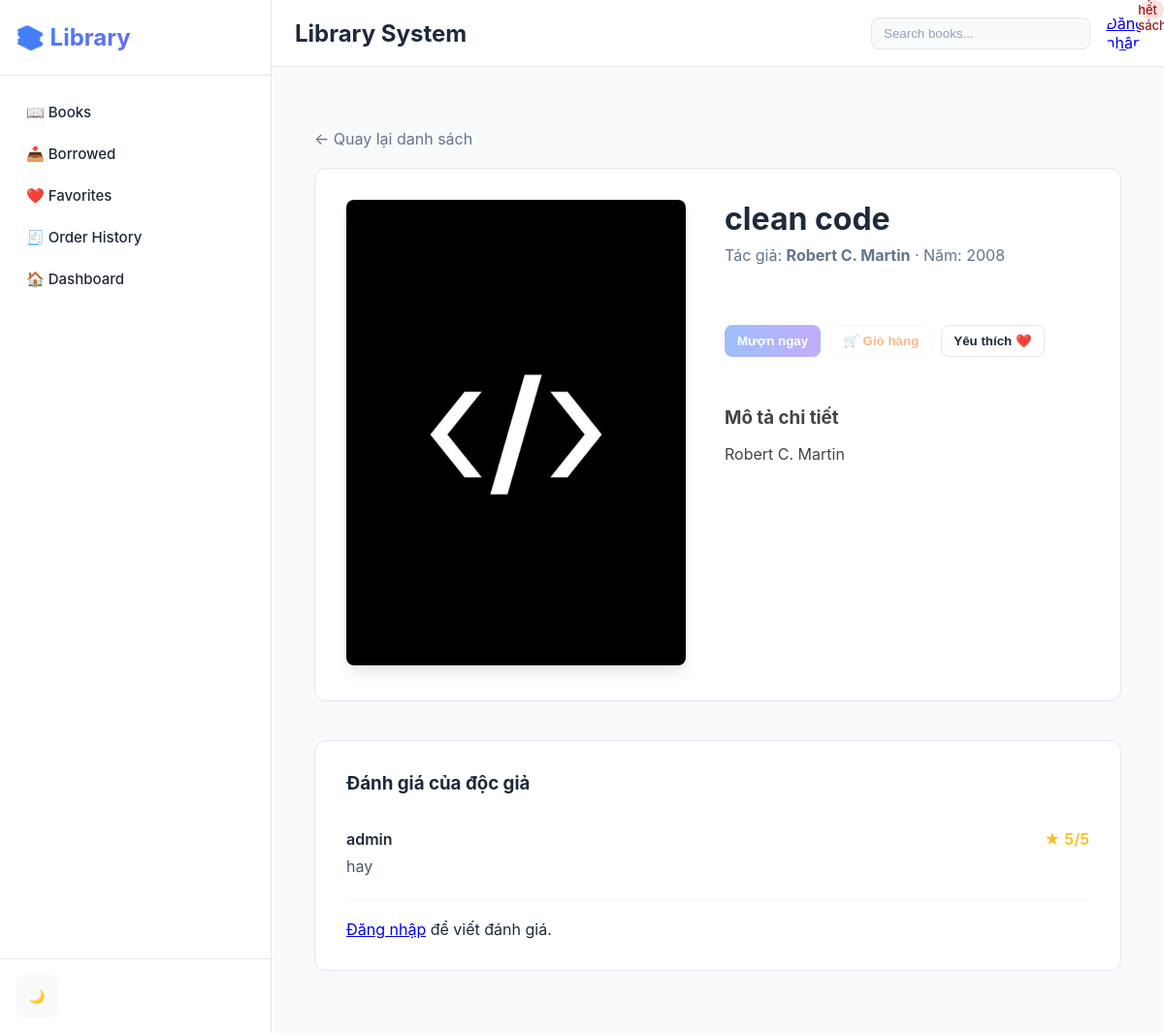
Page /books/1/ on the committed database.
### chatbot/models.py (models this page shows, shortened)
class Book(models.Model):
    CATEGORY_CHOICES = [
        ("tech", "Công nghệ"),
        ("fiction", "Văn học"),
        ("selfhelp", "Tự phát triển"),
        ("business", "Kinh doanh"),
    ]
    title = models.CharField(max_length=200)
    author = models.CharField(max_length=100)
    description = models.TextField()
    published_year = models.IntegerField()
    category = models.CharField(
        max_length=20,
        choices=CATEGORY_CHOICES,
        default='tech'
    )
    quantity = models.IntegerField(default=0)
    available = models.IntegerField(default=0)
    price = models.DecimalField(max_digits=8, decimal_places=2, default=0.00)
    image = models.ImageField(upload_to='image/', blank=True, null=True)
    created_at = models.DateTimeField(auto_now_add=True)

class Review(models.Model):
    book = models.ForeignKey(Book, on_delete=models.CASCADE, related_name='reviews')
    user = models.ForeignKey(User, on_delete=models.CASCADE)
    rating = models.IntegerField(default=5)
    comment = models.TextField(blank=True)
    created_at = models.DateTimeField(auto_now_add=True)

### chatbot/views.py (the view)
# urls.py: path("books/<int:book_id>/", views.book_details, name="book_detail"),
def book_details(request, book_id):
    book = get_book_details(book_id)
    if not book:
        return HttpResponse("Book not found", status=404)
    is_favorite = False
    if request.user.is_authenticated:
        is_favorite = Favorite.objects.filter(user=request.user, book=book).exists()
    reviews = book.reviews.select_related('user').order_by('-created_at')
    average_rating = reviews.aggregate(avg=Avg('rating'))['avg'] if reviews.exists() else None
    return render(request, "customer/book_details.html", {
        "book": book,
        "is_favorite": is_favorite,
        "reviews": reviews,
        "review_form": ReviewForm(),
        "average_rating": average_rating,
    })

### chatbot/forms.py
class ReviewForm(forms.ModelForm):
    rating = forms.IntegerField(min_value=1, max_value=5, widget=forms.NumberInput(attrs={'type': 'number', 'min': 1, 'max': 5}))
    class Meta:
        model = Review
        fields = ['rating', 'comment']

### chatbot/selector.py (called while the page is built)
def get_book_by_id(book_id):
    return Book.objects.filter(id=book_id).first()

### chatbot/services.py (called while the page is built)
def get_book_details(book_id):
    return get_book_by_id(book_id)

### templates/customer/book_details.html (shortened to what this page needs)
{% extends 'base.html' %}
{% load static %}
{% block content %}
<div class="book-details-page" style="max-width: 1000px; margin: 40px auto; padding: 0 20px;">
    <a href="{% url 'books' %}" style="text-decoration: none; color: #64748b; margin-bottom: 20px; display: inline-block;">← Quay lại danh sách</a>
    <div class="book-detail-container" style="display: grid; grid-template-columns: 350px 1fr; gap: 40px; background: white; padding: 32px; border-radius: 12px; border: 1px solid #e2e8f0;">
        <div class="book-left">
            {% if book.image %}
                <img src="{{ book.image.url }}" alt="{{ book.title }}" style="width: 100%; border-radius: 8px; box-shadow: 0 10px 15px -3px rgba(0,0,0,0.1);">
            {% else %}
                <div style="width: 100%; height: 450px; background: #f8fafc; display: flex; align-items: center; justify-content: center; font-size: 64px; border-radius: 8px;">📘</div>
            {% endif %}
        </div>
        <div class="book-right">
            <h1 style="font-size: 32px; margin: 0 0 8px 0;">{{ book.title }}</h1>
            <p style="color: #64748b; margin-bottom: 20px;">Tác giả: <strong>{{ book.author }}</strong> · Năm: {{ book.published_year }}</p>
            <div class="action-buttons" style="display: flex; gap: 10px; margin-bottom: 30px; flex-wrap: wrap;">
                <form method="post" action="{% url 'book_borrow' book.id %}">
                    <button class="btn btn-primary" {% if book.available <= 0 %}disabled{% endif %}>Mượn ngay</button>
                </form>
                <form method="post" action="{% url 'add_to_cart' book.id %}">
                    <button class="btn btn-outline" {% if book.available <= 0 %}disabled{% endif %}>🛒 Giỏ hàng</button>
                </form>
                <form method="post" action="{% url 'book_favorite' book.id %}" class="favorite-form">
                    <button class="btn btn-ghost favorite-btn">{{ is_favorite|yesno:"Bỏ thích ❤️,Yêu thích ❤️" }}</button>
                </form>
            </div>
            <div class="description">
                <h3 style="margin-bottom: 10px;">Mô tả chi tiết</h3>
                <p style="color: #475569; line-height: 1.6;">{{ book.description|linebreaks }}</p>
            </div>
        </div>
    </div>
    <div class="reviews-section" style="margin-top: 40px; background: white; padding: 32px; border-radius: 12px; border: 1px solid #e2e8f0;">
    <h3 style="margin-bottom: 20px;">Đánh giá của độc giả</h3>
    {% for review in reviews %}
        <div style="border-bottom: 1px solid #f1f5f9; padding: 16px 0;">
            <div style="display: flex; justify-content: space-between; font-weight: 600;">
                <span>{{ review.user.username }}</span>
                <span style="color: #fbbf24;">★ {{ review.rating }}/5</span>
            </div>
            <p style="margin: 8px 0; color: #475569;">{{ review.comment }}</p>
        </div>
    {% empty %}
        <p style="color: #94a3b8;">Chưa có đánh giá nào.</p>
    {% endfor %}
    {% if user.is_authenticated %}
        <div style="margin-top: 30px; padding-top: 20px; border-top: 2px solid #f1f5f9;">
            <h4>Viết đánh giá của bạn</h4>
            <form method="post" action="{% url 'add_review' book.id %}">
                {% csrf_token %}
                <div class="form-group" style="margin-bottom: 15px;">
                    {{ review_form.as_p }}
                </div>
                <button type="submit" class="btn btn-primary" style="padding: 10px 20px; cursor: pointer;">Gửi đánh giá</button>
            </form>
        </div>
    {% else %}
        <p style="margin-top: 20px;"><a href="{% url 'login' %}">Đăng nhập</a> để viết đánh giá.</p>
    {% endif %}
</div>
{% endblock %}

### static/css/styles.css (style rules this page uses)
:root { --primary: #3b82f6; --primary-dark: #1e40af; --secondary: #8b5cf6; --accent: #f97316; --bg-light: #f8fafc; --bg-dark: #1e293b; --card-light: #ffffff; --card-dark: #334155; --text-light: #1e293b; --text-dark: #f1f5f9; --border-light: #e2e8f0; --border-dark: #475569; --shadow: 0 4px 6px rgba(0, 0, 0, 0.1), 0 2px 4px rgba(0, 0, 0, 0.06); --shadow-lg: 0 20px 25px rgba(0, 0, 0, 0.1); }
* { margin: 0; padding: 0; box-sizing: border-box; }
html, body { height: 100%; }
body { font-family: 'Inter', -apple-system, BlinkMacSystemFont, 'Segoe UI', Roboto, sans-serif; background-color: var(--bg-light); color: var(--text-light); transition: all 0.3s ease; }
.book-detail-container { display: flex; gap: 30px; padding: 40px; }
.book-left img { width: 300px; border-radius: 10px; box-shadow: 0 10px 25px rgba(0,0,0,0.2); }
.book-right h1 { font-size: 32px; margin-bottom: 10px; }
.description { margin-top: 20px; line-height: 1.6; color: #444; }
.book-details-page { max-width: 1100px; margin: 0 auto; padding: 20px }
.book-left img, .book-left .placeholder-cover { width: 360px; height: 480px; border-radius: 12px; object-fit: cover }
.book-right { flex: 1; display: flex; flex-direction: column }
.action-buttons { margin-top:18px; display:flex; gap:10px; align-items:center }
.btn-primary { background: linear-gradient(90deg,var(--primary),var(--secondary)); color:white; padding:10px 14px; border-radius:8px; border:none }
.btn-ghost { background: transparent; border:1px solid var(--border-light); padding:10px 14px; border-radius:8px }
.btn-outline { background: transparent; border:1px solid #f97316; color:#f97316; padding:10px 14px; border-radius:8px }
.description h3 { margin-top:0 }
.btn { display: inline-flex; align-items: center; gap: 8px; padding: 8px 12px; border-radius: 8px; border: 1px solid transparent; background: var(--primary); color: white; cursor: pointer; font-weight: 600; transition: all 0.15s ease; }
.btn[disabled] { opacity:0.5; cursor:not-allowed }
.btn-primary { background: linear-gradient(90deg,var(--primary),var(--secondary)); color: white; border-color: transparent }
.btn-outline { background: transparent; color: var(--accent); border-color: rgba(249,115,22,0.15) }
.btn-ghost { background: transparent; color: var(--text-light); border-color: var(--border-light) }
.description { margin-top:18px }

### rows in the picture
Book: image (picture), title "clean code", author "Robert C. Martin", published_year "2008", description "Robert C. Martin"
Review: user.username "admin", rating "5", comment "hay"

### other values in the picture
{{ is_favorite|yesno:"Bỏ thích ❤️,Yêu thích ❤️" }} "Yêu thích ❤️"
